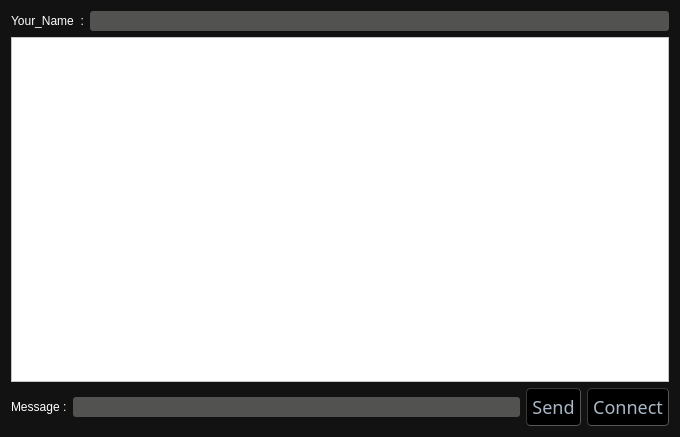
<?xml version="1.0" encoding="UTF-8"?>
<ui version="4.0">
 <class>widget</class>
 <widget class="QDialog" name="widget">
  <property name="geometry">
   <rect>
    <x>0</x>
    <y>0</y>
    <width>680</width>
    <height>437</height>
   </rect>
  </property>
  <property name="windowTitle">
   <string>Dialog</string>
  </property>
  <property name="styleSheet">
   <string notr="true">/*Copyright (c) DevSec Studio. All rights reserved.

MIT License

Permission is hereby granted, free of charge, to any person obtaining a copy
of this software and associated documentation files (the &quot;Software&quot;), to deal
in the Software without restriction, including without limitation the rights
to use, copy, modify, merge, publish, distribute, sublicense, and/or sell
copies of the Software, and to permit persons to whom the Software is
furnished to do so, subject to the following conditions:

The above copyright notice and this permission notice shall be included in all
copies or substantial portions of the Software.

THE SOFTWARE IS PROVIDED *AS IS*, WITHOUT WARRANTY OF ANY KIND, EXPRESS OR
IMPLIED, INCLUDING BUT NOT LIMITED TO THE WARRANTIES OF MERCHANTABILITY,
FITNESS FOR A PARTICULAR PURPOSE AND NONINFRINGEMENT. IN NO EVENT SHALL THE
AUTHORS OR COPYRIGHT HOLDERS BE LIABLE FOR ANY CLAIM, DAMAGES OR OTHER
LIABILITY, WHETHER IN AN ACTION OF CONTRACT, TORT OR OTHERWISE, ARISING FROM,
OUT OF OR IN CONNECTION WITH THE SOFTWARE OR THE USE OR OTHER DEALINGS IN THE
SOFTWARE.
*/

/*-----QWidget-----*/
QWidget
{
	background-color: #121212;
	color: #ffffff;
	border-color: #051a39;

}


/*-----QLabel-----*/
QLabel
{
	background-color: transparent;
	color: #ffffff;

}


QLabel::disabled
{
	background-color: transparent;
	color: #656565;

}


/*-----QMenuBar-----*/
QMenuBar
{
	background-color: #0a0a0a;
	color: #ffffff;
	border-color: #051a39;

}


QMenuBar::disabled
{
	background-color: #404040;
	color: #656565;
	border-color: #051a39;

}


QMenuBar::item
{
    background-color: transparent;

}


QMenuBar::item:selected
{
    background-color: #607cff;
    border: 1px solid #41cd52;

}


QMenuBar::item:pressed
{
    background-color: #4969ff;
    border: 1px solid #000;
    margin-bottom: -1px;
    padding-bottom: 1px;

}


/*-----QMenu-----*/
QMenu
{
    background-color: #121212;
    border: 1px solid;
    color: #ffffff;

}


QMenu::separator
{
    height: 1px;
    background-color: #6d8eff;
    color: #ffffff;
    padding-left: 4px;
    margin-left: 10px;
    margin-right: 5px;

}


QMenu::item
{
    min-width : 150px;
    padding: 3px 20px 3px 20px;

}


QMenu::item:selected
{
    background-color: #4969ff;
    color: #ffffff;

}


QMenu::item:disabled
{
    color: #262626;
}


/*-----QToolTip-----*/
QToolTip
{
	border : 1px solid #000000;
	background-color: #26264f;
	color: #ffffff;
	border-color: #051a39;

}


/*-----QPushButton-----*/
QPushButton
{
	background-color: #607cff;
	color: #ffffff;
	border-style: solid;
	border-width: 1px;
	border-radius: 3px;
	border-color: #051a39;
	padding: 5px;

}


QPushButton::disabled
{
	background-color: #404040;
	color: #656565;
	border-color: #051a39;

}


QPushButton::hover
{
	background-color: #8399ff;
	color: #ffffff;
	border-style: solid;
	border-width: 1px;
	border-radius: 3px;
	border-color: #051a39;
	padding: 5px;

}


QPushButton::pressed
{
	background-color: #4969ff;
	color: #ffffff;
	border-style: solid;
	border-width: 1px;
	border-radius: 3px;
	border-color: #051a39;
	padding: 5px;

}


/*-----QToolButton-----*/
QToolButton
{
	background-color: #607cff;
	color: #ffffff;
	border-width: 1px;
	border-radius: 3px;
	border-color: #051a39;
	padding: 3px;

}


QToolButton::disabled
{
	background-color: #404040;
	color: #656565;
	border-color: #051a39;

}


QToolButton::hover
{
	background-color: #8399ff;
	color: #ffffff;
	border-width: 1px;
	border-radius: 3px;
	border-color: #051a39;
	padding: 3px;

}


QToolButton::pressed
{
	background-color: #4969ff;
	color: #ffffff;
	border-width: 1px;
	border-radius: 3px;
	border-color: #051a39;
	padding: 3px;

}


/*-----QComboBox-----*/
QComboBox
{
    background-color: #607cff;
    border: 1px solid;
    border-radius: 3px;
    padding-left: 6px;
    color: #ffffff;
    height: 20px;

}


QComboBox::disabled
{
	background-color: #404040;
	color: #656565;
	border-color: #051a39;

}


QComboBox:hover
{
    background-color: #8399ff;

}


QComboBox:on
{
    background-color: #4969ff;

}


QComboBox QAbstractItemView
{
    background-color: #383838;
    color: #ffffff;
    border: 1px solid black;
    selection-background-color: #4969ff;
    selection-color: #ffffff;
    outline: 0;

}


QComboBox::drop-down
{
    subcontrol-origin: padding;
    subcontrol-position: top right;
    width: 15px;
    border-left-width: 0px;
    border-left-color: darkgray;
    border-left-style: solid; 
    border-top-right-radius: 3px; 
    border-bottom-right-radius: 3px;

}


QComboBox::down-arrow
{
    image: url(://arrow-down.png);
    width: 8px;
    height: 8px;
}


/*-----QSpinBox &amp; QDoubleSpinBox &amp; QDateTimeEdit-----*/
QSpinBox, 
QDoubleSpinBox,
QDateTimeEdit
{
	background-color: #525251;
	color: #ffffff;
	border: 1px solid #051a39;
	border-radius: 3px;
	padding : 2px;

}


QSpinBox::disabled, 
QDoubleSpinBox::disabled,
QDateTimeEdit::disabled
{
	background-color: #404040;
	color: #656565;
	border-color: #051a39;

}


QSpinBox:hover, 
QDoubleSpinBox::hover,
QDateTimeEdit::hover
{
    background-color: #626262;
    border: 1px solid #607cff;
    color:  #fff;
    padding: 2px

}


QSpinBox::up-button, QSpinBox::down-button,
QDoubleSpinBox::up-button, QDoubleSpinBox::down-button,
QDateTimeEdit::up-button, QDateTimeEdit::down-button
{
    background-color: #607cff;
	border-radius: 2px;

}


QSpinBox::disabled, 
QDoubleSpinBox::disabled,
QDateTimeEdit::disabled
{
	background-color: #404040;
	color: #656565;
	border-color: #051a39;

}


QSpinBox::up-button:hover, QSpinBox::down-button:hover,
QDoubleSpinBox::up-button:hover, QDoubleSpinBox::down-button:hover,
QDateTimeEdit::up-button:hover, QDateTimeEdit::down-button:hover
{
    background-color: #8399ff;
    border: 1px solid #8399ff;

}


QSpinBox::up-button:disabled, QSpinBox::down-button:disabled,
QDoubleSpinBox::up-button:disabled, QDoubleSpinBox::down-button:disabled,
QDateTimeEdit::up-button:disabled, QDateTimeEdit::down-button:disabled
{
	background-color: #404040;
	color: #656565;
	border-color: #051a39;

}


QSpinBox::up-button:pressed, QSpinBox::down-button:pressed,
QDoubleSpinBox::up-button:pressed, QDoubleSpinBox::down-button::pressed,
QDateTimeEdit::up-button:pressed, QDateTimeEdit::down-button::pressed
{
    background-color: #4969ff;
    border: 1px solid #4969ff;

}


QSpinBox::down-arrow,
QDoubleSpinBox::down-arrow,
QDateTimeEdit::down-arrow
{
    image: url(://arrow-down.png);
    width: 7px;

}


QSpinBox::up-arrow,
QDoubleSpinBox::up-arrow,
QDateTimeEdit::up-arrow
{
    image: url(://arrow-up.png);
    width: 7px;

}


/*-----QLineEdit-----*/
QLineEdit
{
	background-color: #525251;
	color: #ffffff;
	border-width: 1px;
	border-radius: 3px;
	border-color: #051a39;
	padding: 2px;

}


QLineEdit::disabled
{
	background-color: #404040;
	color: #656565;
	border-width: 1px;
	border-radius: 3px;
	border-color: #051a39;
	padding: 2px;

}


/*-----QTextEdit-----*/
QTextEdit
{
	background-color: #ffffff;
	color: #010201;
	border-color: #051a39;

}


QTextEdit::disabled
{
	background-color: #404040;
	color: #656565;
	border-color: #051a39;

}


/*-----QGroupBox-----*/
QGroupBox 
{
    border: 1px solid;
    border-color: #607cff;
    margin-top: 22px;

}


QGroupBox::title  
{
    background-color: #607cff;
    color: #ffffff;
    subcontrol-origin: margin;
    subcontrol-position: top left;
    padding: 5px;
	border-top-left-radius: 3px;
	border-top-right-radius: 3px;

}


QGroupBox::title::disabled
{
	background-color: #404040;
	color: #656565;
    subcontrol-origin: margin;
    subcontrol-position: top left;
    padding: 5px;
	border-top-left-radius: 3px;
	border-top-right-radius: 3px;

}


/*-----QCheckBox-----*/
QCheckBox::indicator
{
    color: #b1b1b1;
    background-color: #323232;
    border: 1px solid #b1b1b1;
    width: 12px;
    height: 12px;

}


QCheckBox::indicator:checked
{
    image:url(://checkbox.png);
    border: 1px solid #607cff;

}


QCheckBox::indicator:unchecked:hover
{
    border: 1px solid #607cff;

}


QCheckBox::disabled
{
	color: #656565;

}


QCheckBox::indicator:disabled
{
	background-color: #656565;
	color: #656565;
    border: 1px solid #656565;

}


/*-----QRadioButton-----*/
QRadioButton::indicator::unchecked
{ 
	border: 2px inset gray; 
	border-radius: 5px; 
	background-color:  #fff;
	width: 9px; 
	height: 9px; 

}


QRadioButton::indicator::unchecked:hover
{ 
	border: 2px solid #607cff; 
	border-radius: 5px; 
	background-color:  #fff;
	width: 9px; 
	height: 9px; 

}


QRadioButton::indicator::checked
{ 
	border: 2px inset darkgray; 
	border-radius: 5px; 
	background-color: #4969ff; 
	width: 9px; 
	height: 9px; 

}


QRadioButton::disabled
{
	color: #656565;

}


QRadioButton::indicator:disabled
{
	background-color: #656565;
	color: #656565;
    border: 2px solid #656565;

}


/*-----QTableView &amp; QTableWidget-----*/
QTableView
{
    background-color: #242526;
    border: 1px solid #32414B;
    color: #f0f0f0;
    gridline-color: #8faaff;
    outline : 0;

}


QTableView::disabled
{
    background-color: #242526;
    border: 1px solid #32414B;
    color: #656565;
    gridline-color: #656565;
    outline : 0;

}


QTableView::item:hover 
{
    background-color: #26264f;
    color: #f0f0f0;

}


QTableView::item:selected 
{
    background-color: #1a1b1c;
    border: 2px solid #4969ff;
    color: #F0F0F0;

}


QTableView::item:selected:disabled
{
    background-color: #1a1b1c;
    border: 2px solid #525251;
    color: #656565;

}


QTableCornerButton::section
{
    background-color: #505050;
    color: #fff;

}


QHeaderView::section
{
    background-color: #525251;
    color: #fff;
    text-align: left;
	padding: 4px;
	
}


QHeaderView::section:disabled
{
    background-color: #525251;
    color: #656565;

}


QHeaderView::section:checked
{
    color: #fff;
    background-color: #4969ff;

}


QHeaderView::section:checked:disabled
{
    color: #656565;
    background-color: #525251;

}


QHeaderView::section::vertical::first,
QHeaderView::section::vertical::only-one
{
    border-top: 1px solid #353635;

}


QHeaderView::section::vertical
{
    border-top: 1px solid #353635;

}


QHeaderView::section::horizontal::first,
QHeaderView::section::horizontal::only-one
{
    border-left: 1px solid #353635;

}


QHeaderView::section::horizontal
{
    border-left: 1px solid #353635;

}


/*-----QTabWidget-----*/
QTabBar::tab
{
	background-color: #262626;
	color: #ffffff;
	border-style: solid;
	border-width: 1px;
	border-top-left-radius: 3px;
	border-top-right-radius: 3px;
	border-color: #051a39;
	padding: 5px;

}


QTabBar::tab:disabled
{
	background-color: #656565;
	color: #656565;

}


QTabWidget::pane 
{
	background-color: #262626;
	color: #ffffff;
    border: 1px solid;
    border-color: #607cff;

}


QTabBar::tab:selected
{
    background-color: #607cff;
	color: #ffffff;
	border-style: solid;
	border-width: 1px;
	border-top-left-radius: 3px;
	border-top-right-radius: 3px;
	border-color: #051a39;
	padding: 5px;

}


QTabBar::tab:selected:disabled
{
	background-color: #404040;
	color: #656565;

}


QTabBar::tab:!selected 
{
    background-color: #262626;

}


QTabBar::tab:!selected:hover 
{
    background-color: #8399ff;

}


QTabBar::tab:top:!selected 
{
    margin-top: 3px;

}


QTabBar::tab:bottom:!selected 
{
    margin-bottom: 3px;

}


QTabBar::tab:top, QTabBar::tab:bottom 
{
    min-width: 8ex;
    margin-right: -1px;
    padding: 5px 10px 5px 10px;

}


QTabBar::tab:top:selected 
{
    border-bottom-color: none;

}


QTabBar::tab:bottom:selected 
{
    border-top-color: none;

}


QTabBar::tab:top:last, QTabBar::tab:bottom:last,
QTabBar::tab:top:only-one, QTabBar::tab:bottom:only-one 
{
    margin-right: 0;

}


QTabBar::tab:left:!selected 
{
    margin-right: 3px;

}


QTabBar::tab:right:!selected
{
    margin-left: 3px;

}


QTabBar::tab:left, QTabBar::tab:right 
{
    min-height: 8ex;
    margin-bottom: -1px;
    padding: 10px 5px 10px 5px;

}


QTabBar::tab:left:selected 
{
    border-left-color: none;

}


QTabBar::tab:right:selected 
{
    border-right-color: none;

}


QTabBar::tab:left:last, QTabBar::tab:right:last,
QTabBar::tab:left:only-one, QTabBar::tab:right:only-one 
{
    margin-bottom: 0;

}


/*-----QSlider-----*/
QSlider::groove:horizontal 
{
	background-color: transparent;
	height: 5px;

}


QSlider::sub-page:horizontal 
{
	background-color: #607cff;

}


QSlider::add-page:horizontal 
{
	background-color: #666765;

}


QSlider::handle:horizontal 
{
	background-color: #607cff;
	width: 14px;
	margin-top: -6px;
	margin-bottom: -6px;
	border-radius: 3px;

}


QSlider::handle:horizontal:hover 
{
	background-color: #607cff;
	border-radius: 3px;

}


QSlider::sub-page:horizontal:disabled 
{
	background-color: #bbb;
	border-color: #999;

}


QSlider::add-page:horizontal:disabled 
{
	background-color: #eee;
	border-color: #999;

}


QSlider::handle:horizontal:disabled 
{
	background-color: #eee;
	border: 1px solid #aaa;
	border-radius: 3px;

}


QSlider::groove:vertical 
{
	background-color: transparent;
	width: 5px;

}


QSlider::sub-page:vertical 
{
	background-color: #607cff;

}


QSlider::add-page:vertical 
{
	background-color: #666765;

}


QSlider::handle:vertical 
{
	background-color: #607cff;
	height: 14px;
	margin-left: -6px;
	margin-right: -6px;
	border-radius: 3px;

}


QSlider::handle:vertical:hover 
{
	background-color: #607cff;
	border-radius: 3px;

}


QSlider::sub-page:vertical:disabled 
{
	background-color: #bbb;
	border-color: #999;

}


QSlider::add-page:vertical:disabled 
{
	background-color: #eee;
	border-color: #999;

}


QSlider::handle:vertical:disabled 
{
	background-color: #eee;
	border: 1px solid #aaa;
	border-radius: 3px;

}


/*-----QDial-----*/
QDial
{
	background-color: #607cff;

}


QDial::disabled
{
	background-color: #404040;

}


/*-----QScrollBar-----*/
QScrollBar:horizontal
{
    border: 1px solid #222222;
    background-color: #3d3d3d;
    height: 13px;
    margin: 0px 16px 0 16px;

}


QScrollBar::handle:horizontal
{
    background: #607cff;
    min-height: 20px;

}


QScrollBar::add-line:horizontal
{
    border: 1px solid #1b1b19;
    background-color: #607cff;
    width: 14px;
    subcontrol-position: right;
    subcontrol-origin: margin;

}


QScrollBar::sub-line:horizontal
{
    border: 1px solid #1b1b19;
    background-color: #607cff;
    width: 14px;
    subcontrol-position: left;
    subcontrol-origin: margin;

}


QScrollBar::right-arrow:horizontal
{
    image: url(://arrow-right.png);
    width: 6px;
    height: 6px;

}


QScrollBar::left-arrow:horizontal
{
    image: url(://arrow-left.png);
    width: 6px;
    height: 6px;

}


QScrollBar::add-page:horizontal, QScrollBar::sub-page:horizontal
{
    background: none;

}


QScrollBar:vertical
{
    background-color: #3d3d3d;
    width: 13px;
    margin: 16px 0 16px 0;
    border: 1px solid #222222;

}


QScrollBar::handle:vertical
{
    background-color: #607cff;
    min-height: 20px;

}


QScrollBar::add-line:vertical
{
    border: 1px solid #1b1b19;
    background-color: #607cff;
    height: 14px;
    subcontrol-position: bottom;
    subcontrol-origin: margin;

}


QScrollBar::sub-line:vertical
{
    border: 1px solid #1b1b19;
    background-color: #607cff;
    height: 14px;
    subcontrol-position: top;
    subcontrol-origin: margin;

}


QScrollBar::up-arrow:vertical
{
    image: url(://arrow-up.png);
    width: 6px;
    height: 6px;

}


QScrollBar::down-arrow:vertical
{
    image: url(://arrow-down.png);
    width: 6px;
    height: 6px;

}


QScrollBar::add-page:vertical, QScrollBar::sub-page:vertical
{
    background: none;

}


/*-----QProgressBar-----*/
QProgressBar
{
	background-color: #383838;
	color: #ffffff;
	border: 1px solid #607cff;
	border-radius: 3px;
	text-align: center;

}


QProgressBar::chunk {
	background-color: #607cff;
	color: #fff;

}


QProgressBar::chunk:disabled {
	background-color: #656565;
	border: 1px solid #aaa;
	color: #656565;
}


/*-----QStatusBar-----*/
QStatusBar
{
	background-color: #0a0a0a;
	color: #ffffff;
	border-color: #051a39;

}


</string>
  </property>
  <layout class="QVBoxLayout" name="verticalLayout">
   <item>
    <layout class="QHBoxLayout" name="horizontalLayout_2">
     <item>
      <widget class="QLabel" name="label">
       <property name="text">
        <string>Your_Name  :</string>
       </property>
      </widget>
     </item>
     <item>
      <widget class="QLineEdit" name="nickname"/>
     </item>
    </layout>
   </item>
   <item>
    <widget class="QTextEdit" name="textEdit"/>
   </item>
   <item>
    <layout class="QHBoxLayout" name="horizontalLayout">
     <item>
      <widget class="QLabel" name="label_2">
       <property name="text">
        <string>Message :</string>
       </property>
      </widget>
     </item>
     <item>
      <widget class="QLineEdit" name="message"/>
     </item>
     <item>
      <widget class="QPushButton" name="send">
       <property name="styleSheet">
        <string notr="true">#send{

background-color: black;
border-radius: 4px;
	border-color: rgb(58, 58, 58);
	border-style: inset;
font-family: century gothic;
font-size: 18px;
color: #a9b7c6;
}
#send:hover{
border-style: solid;
	border-top-color: transparent;
	border-right-color: transparent;
	border-left-color: transparent;
	border-bottom-color: #e67e22;
	border-bottom-width: 1px;
	border-bottom-radius: 6px;
	border-style: solid;
	color: #FFFFFF;
	padding-bottom: 2px;
	background-color: green;
}</string>
       </property>
       <property name="text">
        <string>Send</string>
       </property>
      </widget>
     </item>
     <item>
      <widget class="QPushButton" name="bind">
       <property name="styleSheet">
        <string notr="true">#bind{

background-color: black;
border-radius: 4px;
	border-color: rgb(58, 58, 58);
	border-style: inset;
font-family: century gothic;
font-size: 18px;
color: #a9b7c6;
}
#bind:hover{
border-style: solid;
	border-top-color: transparent;
	border-right-color: transparent;
	border-left-color: transparent;
	border-bottom-color: #e67e22;
	border-bottom-width: 1px;
	border-bottom-radius: 6px;
	border-style: solid;
	color: #FFFFFF;
	padding-bottom: 2px;
	background-color: green;
}</string>
       </property>
       <property name="text">
        <string>Connect</string>
       </property>
      </widget>
     </item>
    </layout>
   </item>
  </layout>
 </widget>
 <resources/>
 <connections/>
</ui>
